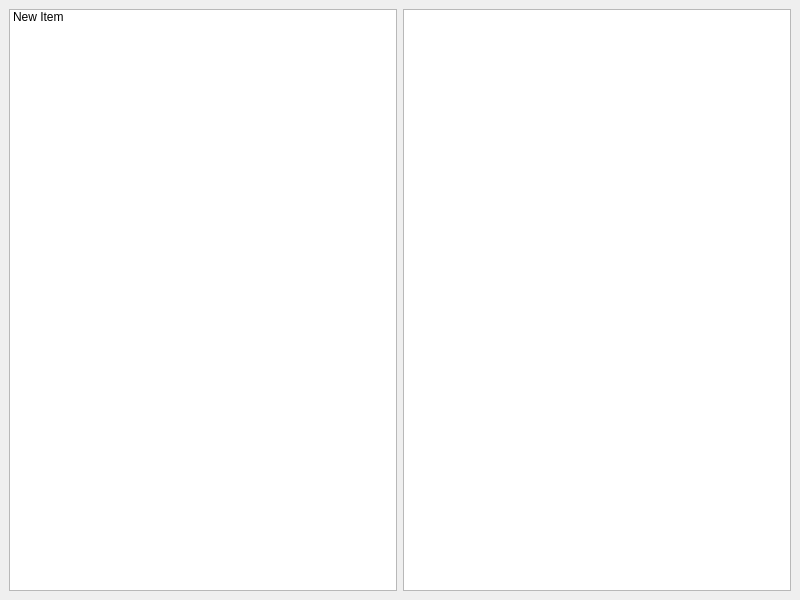
<?xml version="1.0" encoding="UTF-8"?>
<ui version="4.0">
 <class>MainWindow</class>
 <widget class="QMainWindow" name="MainWindow">
  <property name="geometry">
   <rect>
    <x>0</x>
    <y>0</y>
    <width>800</width>
    <height>600</height>
   </rect>
  </property>
  <property name="windowTitle">
   <string>MainWindow</string>
  </property>
  <widget class="QWidget" name="centralwidget">
   <layout class="QGridLayout" name="gridLayout">
    <item row="0" column="1">
     <widget class="QListWidget" name="listWidget"/>
    </item>
    <item row="0" column="0">
     <widget class="QListWidget" name="listWidget_2">
      <item>
       <property name="text">
        <string>New Item</string>
       </property>
      </item>
     </widget>
    </item>
   </layout>
  </widget>
 </widget>
 <resources/>
 <connections/>
</ui>
